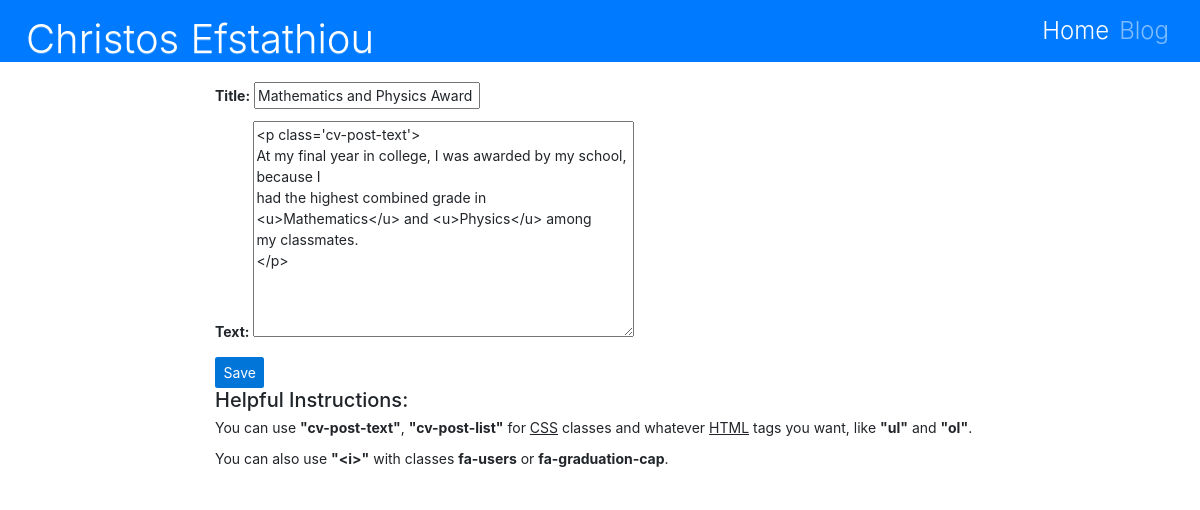
The page /cv_post_edit/Achievement/22/ (signed in) on the database its author committed.
### cv/models.py (models this page shows, shortened)
class CVPost(models.Model):
    title = models.CharField(max_length=100)
    text = models.TextField(default="<p class='cv-post-text'> </p>")

### cv/views.py (the view)
# urls.py: path('cv_post_edit/<str:category>/<int:pk>/', views.cv_post_edit, name='cv_post_edit'),
@staff_member_required
def cv_post_edit(request, category, pk):
    form_class = get_form_class(category)
    post = get_object_or_404(get_post_class(category), pk=pk)
    if request.method == "POST":
        form = form_class(request.POST, request.FILES, instance=post)
        if form.is_valid():
            post = form.save(commit=False)
            post.save()
            return redirect('home_page')
    else:
        form = form_class(instance=post)
    return render(request, 'cv/cv_post_edit.html', {'form': form})

### cv/forms.py
class AchievementPostForm(CVPostForm):
    class Meta(CVPostForm.Meta):
        model = AchievementPost

### cv/views.py (called while the page is built)
def get_form_class(category):
    switcher = {
        'Education' : EducationPostForm,
        'Work' : WorkPostForm,
        'Achievement' : AchievementPostForm,
        'Qualification' : QualificationPostForm,
        'Skill' : SkillPostForm,
        'Interest' : InterestPostForm,
        'Project' : ProjectPostForm,
        'Add_Activities' : AddActivitiesPostForm,
    }
    return switcher.get(category, "Invalid category")

def get_post_class(category):
    switcher = {
        'Education' : EducationPost,
        'Work' : WorkPost,
        'Achievement' : AchievementPost,
        'Qualification' : QualificationPost,
        'Skill' : SkillPost,
        'Interest' : InterestPost,
        'Project' : ProjectPost,
        'Add_Activities' : AddActivitiesPost,
    }
    return switcher.get(category, "Invalid category")

### cv/templates/cv/cv_post_edit.html (shortened to what this page needs)
{% extends 'cv/cv_base.html' %}
{% load static %}
{% block content %}
    <form method="post" enctype="multipart/form-data" class="cv-form">
        {{ form.as_p }}
        <button type="submit" class="btn submit-text submit-btn">Save</button>
        <h2>Helpful Instructions:</h2>
            <p>You can use <strong>"cv-post-text"</strong>, <strong>"cv-post-list"</strong>
             for <u>CSS</u> classes and whatever <u>HTML</u> tags you want, like <strong>"ul"</strong> and <strong>"ol"</strong>.</p>
            <p>You can also use <strong>"&lti&gt"</strong> with classes <strong>fa-users</strong> or <strong>fa-graduation-cap</strong>.</p>
    </form>
{% endblock %}

### static/css/base.css (style rules this page uses)
.submit-btn { background-color: #0275d8; color: white; }
.submit-text { font-size: 14px; }
.form-control, .post-form, .cv-form { font-size: 14px; margin-top: 20px; }

### cv/static/cv/css/cv.css (style rules this page uses)
.div-scrollspy { position: relative; }

### rows shown on the page
CVPost: title "Mathematics and Physics Award", text "<p class='cv-post-text'> At my final year in college, I was awarded by my school, because I had the highest combined grade in <u>Mathematics</u> and <u>Physics</u> among my classmates. </p>"
